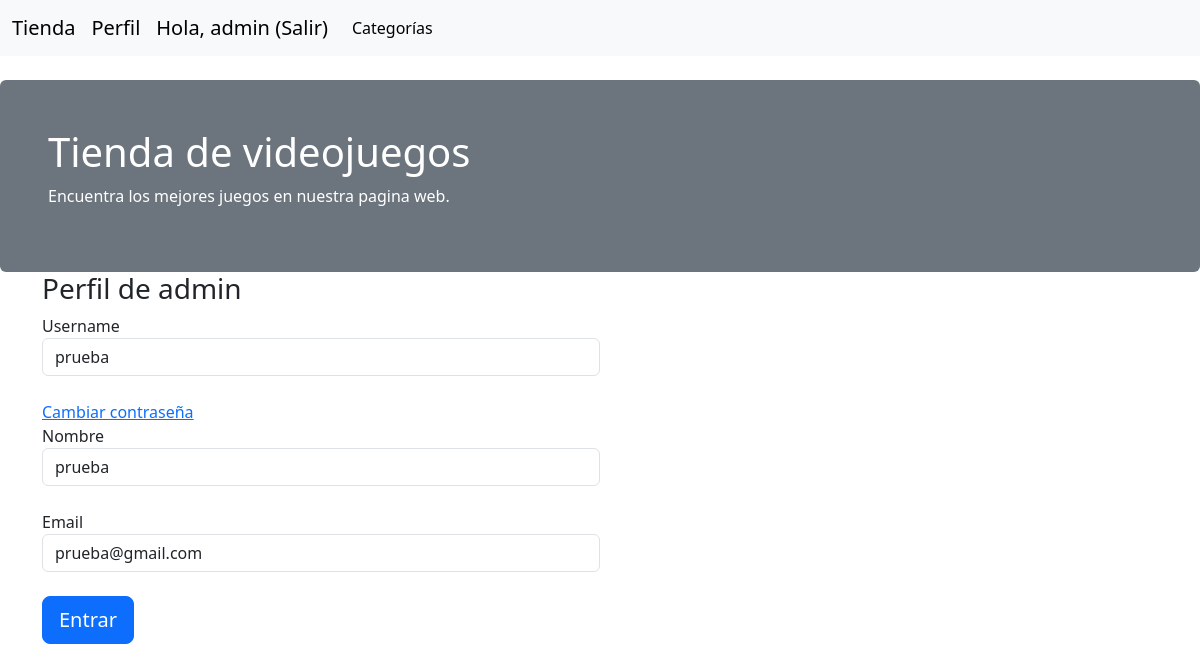
The page /perfil/prueba (signed in) on the database its author committed.
### application/model.py (models this page shows, shortened)
class Usuarios(db.Model) : # Clases de usuarios
    __tablename__ = 'usuarios'
    id = Column(Integer, primary_key=True)
    username = Column(String(100), nullable=False, unique=True)
    password_hash = Column(String(128), nullable=False)
    nombre = Column(String(200), nullable=False)
    email = Column(String(100), nullable=False, unique=True)
    admin = Column(Boolean, default=False)
    @property
    def password(self):
        raise AttributeError('password is not readable attribute')

### application/app.py (the view)
@app.route('/perfil/<username>', methods=['get', 'post'])
@login_required
def perfil(username) :
    user = Usuarios().query.filter_by(username = username).first()
    if user is None :
        abort(404)
    form = formUser(request.form, obj = user)
    del form.password
    if form.validate_on_submit() :
        form.populate_Obj(user)
        db.session.commit()
        return redirect(url_for('inicio'))
    return render_template('registro.html', form = form, perfil = True)

### application/form.py
class formUser(FlaskForm) :
    username = StringField('Username', validators=[DataRequired()])
    password = PasswordField('Password', validators=[DataRequired()])
    nombre = StringField('Nombre', validators=[DataRequired()])
    email = StringField('Email', validators=[DataRequired()])
    submit = SubmitField('Entrar')

### application/app.py (called while the page is built)
@login_manager.user_loader
def load_user(user_id) :
    return Usuarios.query.get(int(user_id))

### application/templates/registro.html (shortened to what this page needs)
{% extends 'base2.html' %}
{% block contenido %}
<div class="container">
    <div class="col-md-6">
        {% if not perfil %}
        <h3>Registro de usuario</h3>
        {% else %}
        <h3>Perfil de {{ current_user.username }}</h3>
        {% endif %}
        <form class="form-horizontal" method="post">
            <div class="form-group">
                {% if not perfil %}
                    {{ form.username.label() }}{{ form.username(size='100', class='form-control') }} <br>
                {% else %}
                    {{ form.username.label() }}{{ form.username(readonly='readonly', size='100', class='form-control') }} <br>
                {% endif %}
            </div>
            <div class="form-group">
                {% if not perfil %}
                    {{ form.password.label() }}{{ form.password(size='100', class='form-control') }} <br>
                {% else %}
                    <a href="/changepassword/{{ current_user.username }}">Cambiar contraseña</a> <br>
                {% endif %}
            </div>
            <div class="form-group">
                {{ form.nombre.label() }}{{ form.nombre(size='100', class='form-control') }} <br>
            </div>
            <div class="form-group">
                {{ form.email.label() }}{{ form.email(size='100', class='form-control') }} <br>
            </div>
            {{ form.submit(class='btn btn-lg btn-primary btn-block') }}
        </form>
    </div>
</div>
{% endblock contenido %}

### application/templates/base2.html (shortened to what this page needs)
{% extends "base.html" %}
{% block navbar %}
<nav class="navbar navbar-expand-lg navbar-light bg-light">
    <div class="container-fluid">
        <a class="navbar-brand" href="/">Tienda</a>
        {% if current_user.is_authenticated %}
        <a href="/perfil/{{ current_user.username }}" class="navbar-brand">Perfil</a>
        <a href="/logout" class="navbar-brand">Hola, {{ current_user.username }} (Salir)</a>
        {% else %}
        <a href="/login" class="navbar-brand">Login</a>
        <a href="/registro" class="navbar-brand">Registro</a>
        {% endif %}
        <div class="collapse navbar-collapse" id="navbarNav">
            <ul class="navbar-nav">
                <li class="nav-item">
                    <a class="nav-link active" aria-current="page" href="{{url_for('categorias')}}">Categorías</a>
                </li>
            </ul>
        </div>
    </div>
</nav>
<div class="mt-4 p-5 bg-secondary text-white rounded">
    <h1>Tienda de videojuegos</h1>
    <p>Encuentra los mejores juegos en nuestra pagina web.</p>
</div>
{% endblock %}
{% block content %}
<div class="container-fluid">
    <div class="row">
        <div class="container">
            {% block contenido %}{% endblock %}
        </div>
    </div>
</div>
{% endblock %}

### rows shown on the page
Usuarios: username "admin"
Usuarios: username "prueba", nombre "prueba", email "prueba@gmail.com"
